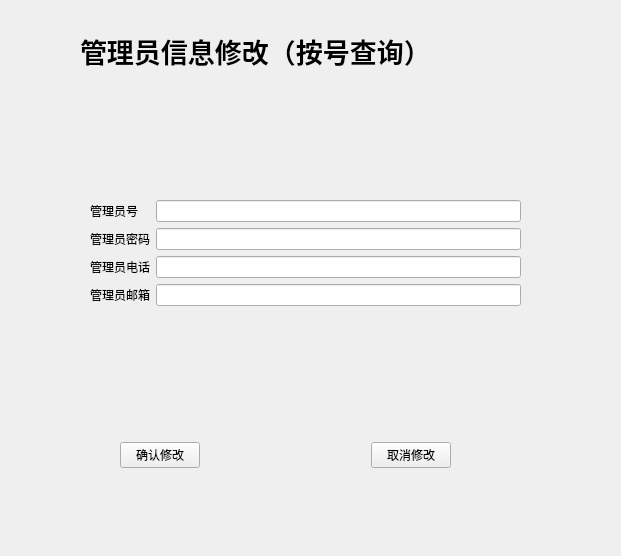
<?xml version="1.0" encoding="UTF-8"?>
<ui version="4.0">
 <class>Form</class>
 <widget class="QWidget" name="Form">
  <property name="geometry">
   <rect>
    <x>0</x>
    <y>0</y>
    <width>621</width>
    <height>556</height>
   </rect>
  </property>
  <property name="windowTitle">
   <string>Form</string>
  </property>
  <widget class="QLabel" name="label">
   <property name="geometry">
    <rect>
     <x>80</x>
     <y>30</y>
     <width>441</width>
     <height>41</height>
    </rect>
   </property>
   <property name="font">
    <font>
     <family>Arial Black</family>
     <pointsize>20</pointsize>
     <weight>75</weight>
     <bold>true</bold>
    </font>
   </property>
   <property name="text">
    <string>管理员信息修改（按号查询）</string>
   </property>
  </widget>
  <widget class="QWidget" name="">
   <property name="geometry">
    <rect>
     <x>90</x>
     <y>200</y>
     <width>431</width>
     <height>171</height>
    </rect>
   </property>
   <layout class="QFormLayout" name="formLayout">
    <item row="0" column="0">
     <widget class="QLabel" name="label_2">
      <property name="text">
       <string>管理员号</string>
      </property>
     </widget>
    </item>
    <item row="0" column="1">
     <widget class="QLineEdit" name="lineEdit"/>
    </item>
    <item row="1" column="1">
     <widget class="QLineEdit" name="lineEdit_2"/>
    </item>
    <item row="4" column="0">
     <widget class="QLabel" name="label_4">
      <property name="text">
       <string>管理员电话</string>
      </property>
     </widget>
    </item>
    <item row="4" column="1">
     <widget class="QLineEdit" name="lineEdit_3"/>
    </item>
    <item row="5" column="0">
     <widget class="QLabel" name="label_5">
      <property name="text">
       <string>管理员邮箱</string>
      </property>
     </widget>
    </item>
    <item row="5" column="1">
     <widget class="QLineEdit" name="lineEdit_4"/>
    </item>
    <item row="1" column="0">
     <widget class="QLabel" name="label_3">
      <property name="text">
       <string>管理员密码</string>
      </property>
     </widget>
    </item>
   </layout>
  </widget>
  <widget class="QWidget" name="">
   <property name="geometry">
    <rect>
     <x>120</x>
     <y>440</y>
     <width>331</width>
     <height>30</height>
    </rect>
   </property>
   <layout class="QHBoxLayout" name="horizontalLayout">
    <item>
     <widget class="QPushButton" name="pushButton">
      <property name="text">
       <string>确认修改</string>
      </property>
     </widget>
    </item>
    <item>
     <spacer name="horizontalSpacer">
      <property name="orientation">
       <enum>Qt::Horizontal</enum>
      </property>
      <property name="sizeHint" stdset="0">
       <size>
        <width>40</width>
        <height>20</height>
       </size>
      </property>
     </spacer>
    </item>
    <item>
     <widget class="QPushButton" name="pushButton_2">
      <property name="text">
       <string>取消修改</string>
      </property>
     </widget>
    </item>
   </layout>
  </widget>
 </widget>
 <resources/>
 <connections/>
</ui>
